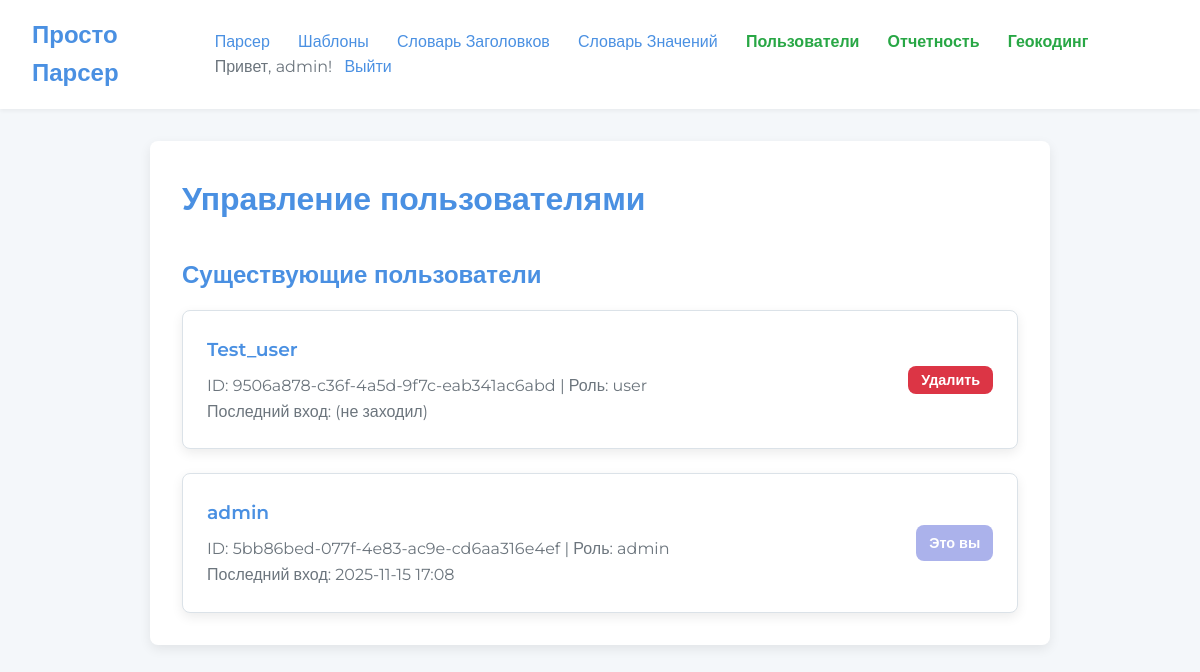
Page /admin/users (signed in) on the committed database.
### app/models.py (models this page shows, shortened)
class User(UserMixin, db.Model):
    __tablename__ = 'user'
    id = db.Column(db.String(36), primary_key=True, default=lambda: str(uuid.uuid4()))
    username = db.Column(db.String(64), index=True, unique=True, nullable=False)
    password_hash = db.Column(db.String(256), nullable=False)
    role = db.Column(db.String(10), nullable=False, default='user', index=True)  # 'user' or 'admin'
    last_login = db.Column(db.DateTime, nullable=True)
    task_logs = db.relationship('TaskLog', back_populates='owner', lazy='dynamic')

### app/routes/admin.py (the view)
@admin_bp.route('/users')
@login_required
@admin_required
def users():
    all_users = user_service.get_all_users()
    return render_template('admin_users.html', users=all_users)

### app/services/user_service.py (called while the page is built)
def get_user_by_id(user_id):
    return db.session.get(User, user_id)

def get_all_users():
    return User.query.order_by(User.username).all()

### app/templates/admin_users.html (shortened to what this page needs)
{% extends "base.html" %}
{% block content %}
<div class="container">
    <h1>Управление пользователями</h1>
    <h2 style="margin-top: 2rem;">Существующие пользователи</h2>
    <div class="item-list">
    {% for user in users %}
        <div class="item-card">
            <div class="item-card-content">
                <h3>{{ user.username }}</h3>
                <p style="color: #6c757d; line-height: 1.6;">
                    ID: {{ user.id }} | Роль: {{ user.role }} <br>
                    {% if user.last_login %}
                        Последний вход: {{ user.last_login.strftime('%Y-%m-%d %H:%M') }}
                    {% else %}
                        Последний вход: (не заходил)
                    {% endif %}
                </p>
                </div>
            <div class="item-card-actions">
                {% if user.id != current_user.id %}
                <form action="{{ url_for('admin.delete_user') }}" method="POST" onsubmit="return confirm('Удалить этого пользователя?');">
                    <button type="submit" class="btn btn-danger btn-sm">Удалить</button>
                </form>
                {% else %}
                <span class="btn btn-secondary btn-sm" style="opacity: 0.5; cursor: not-allowed;">Это вы</span>
                {% endif %}
            </div>
        </div>
    {% endfor %}
    </div>
</div>
{% endblock %}

### app/templates/base.html (shortened to what this page needs)
<!DOCTYPE html>
<html lang="ru">
<head>
    <link rel="stylesheet" href="{{ url_for('static', filename='css/styles.css') }}">
</head>
<body>
    <header class="navbar">
        <div class="logo">Просто Парсер</div>
        <nav class="nav-links">
            {% if current_user.is_authenticated %}
                <a href="{{ url_for('main.index') }}">Парсер</a>
                <a href="{{ url_for('templates.list') }}">Шаблоны</a>
                <a href="{{ url_for('dictionaries.dictionary_ui') }}">Словарь Заголовков</a>
                <a href="{{ url_for('dictionaries.value_dictionary_ui') }}">Словарь Значений</a>
                {% if current_user.role == 'admin' %}
                    <a href="{{ url_for('admin.users') }}" style="color: var(--success-color); font-weight: 700; margin-left: 1.5rem;">Пользователи</a>
                    <a href="{{ url_for('admin.reports') }}" style="color: var(--success-color); font-weight: 700; margin-left: 1.5rem;">Отчетность</a>
                    <a href="{{ url_for('admin.geocoding_ui') }}" style="color: var(--success-color); font-weight: 700; margin-left: 1.5rem;">Геокодинг</a>
                {% endif %}
                <span style="margin-left: 1.5rem; color: #6c757d;">Привет, {{ current_user.username }}!</span>
                <a href="{{ url_for('auth.logout') }}" style="margin-left: 0.5rem;">Выйти</a>
            {% else %}
                <a href="{{ url_for('auth.login') }}">Войти</a>
            {% endif %}
        </nav>
    </header>
    <main>
        {% block content %}{% endblock %}
    </main>
    </body>
</html>

### app/static/css/styles.css (style rules this page uses)
:root { --primary-color: #4a90e2; --primary-hover-color: #357ABD; --secondary-color: #f4f7fa; --background-color: #ffffff; --text-color: #333; --border-color: #dbe2e8; --success-color: #28a745; --error-color: #dc3545; --font-family: 'Montserrat', sans-serif; --border-radius: 8px; --box-shadow: 0 4px 12px rgba(0, 0, 0, 0.08); }
* { box-sizing: border-box; margin: 0; padding: 0; }
body { font-family: var(--font-family); background-color: var(--secondary-color); color: var(--text-color); line-height: 1.6; }
.container { max-width: 900px; margin: 2rem auto; padding: 2rem; background: var(--background-color); border-radius: var(--border-radius); box-shadow: var(--box-shadow); }
h1, h2, h3 { margin-bottom: 1rem; color: var(--primary-color); font-weight: 600; }
a { color: var(--primary-color); text-decoration: none; transition: color 0.3s ease; }
.navbar { background: var(--background-color); padding: 1rem 2rem; box-shadow: 0 2px 4px rgba(0,0,0,0.05); display: flex; justify-content: space-between; align-items: center; margin-bottom: 2rem; }
.navbar .logo { font-size: 1.5rem; font-weight: 700; color: var(--primary-color); }
.navbar .nav-links a { margin-left: 1.5rem; font-weight: 500; font-size: 1rem; }
.btn { display: inline-block; padding: 0.8rem 1.5rem; border: none; border-radius: var(--border-radius); font-size: 1rem; font-weight: 600; cursor: pointer; text-align: center; transition: background-color 0.3s, transform 0.2s; }
.btn-secondary { background-color: #5a67d8; color: white; }
.btn-danger { background-color: var(--error-color); color: white; }
.btn-sm { padding: 0.4rem 0.8rem; font-size: 0.9rem; }
.item-list { display: grid; grid-template-columns: 1fr; gap: 1.5rem; }
.item-card { background: var(--background-color); border: 1px solid var(--border-color); border-radius: var(--border-radius); box-shadow: var(--box-shadow); padding: 1.5rem; display: flex; justify-content: space-between; align-items: center; transition: transform 0.2s, box-shadow 0.2s; }
.item-card-content h3 { margin: 0 0 0.5rem 0; }
.item-card-actions { display: flex; gap: 0.5rem; }

### rows in the picture
User: username "admin", id "5bb86bed-077f-4e83-ac9e-cd6aa316e4ef", role "admin", last_login "2025-11-15 17:08", shows "Это вы"
User: username "Test_user", id "9506a878-c36f-4a5d-9f7c-eab341ac6abd", role "user", shows "Последний вход: (не заходил)"
